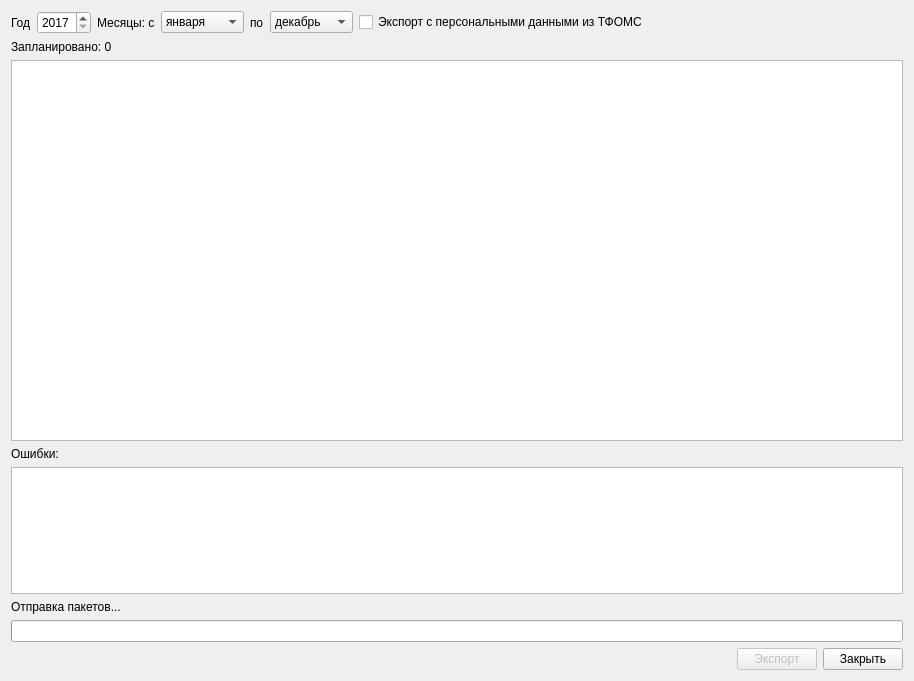
<?xml version="1.0" encoding="UTF-8"?>
<ui version="4.0">
 <class>ExportDispPlanDiagnosisDialog</class>
 <widget class="QDialog" name="ExportDispPlanDiagnosisDialog">
  <property name="geometry">
   <rect>
    <x>0</x>
    <y>0</y>
    <width>914</width>
    <height>681</height>
   </rect>
  </property>
  <property name="windowTitle">
   <string>Экспорт списка лиц, для которых запланированы диспансерные осмотры по заболеванию</string>
  </property>
  <layout class="QGridLayout" name="gridLayout_2">
   <item row="7" column="0">
    <layout class="QHBoxLayout" name="horizontalLayout">
     <item>
      <spacer name="horizontalSpacer">
       <property name="orientation">
        <enum>Qt::Horizontal</enum>
       </property>
       <property name="sizeHint" stdset="0">
        <size>
         <width>40</width>
         <height>20</height>
        </size>
       </property>
      </spacer>
     </item>
     <item>
      <widget class="QPushButton" name="btnExport">
       <property name="enabled">
        <bool>false</bool>
       </property>
       <property name="text">
        <string>Экспорт</string>
       </property>
      </widget>
     </item>
     <item>
      <widget class="QPushButton" name="btnClose">
       <property name="text">
        <string>Закрыть</string>
       </property>
      </widget>
     </item>
    </layout>
   </item>
   <item row="0" column="0">
    <layout class="QHBoxLayout" name="horizontalLayout_2">
     <item>
      <widget class="QLabel" name="label">
       <property name="text">
        <string>Год</string>
       </property>
      </widget>
     </item>
     <item>
      <widget class="QSpinBox" name="sbYear">
       <property name="minimum">
        <number>2017</number>
       </property>
       <property name="maximum">
        <number>9999</number>
       </property>
      </widget>
     </item>
     <item>
      <widget class="QLabel" name="label_2">
       <property name="text">
        <string>Месяцы: с</string>
       </property>
      </widget>
     </item>
     <item>
      <widget class="QComboBox" name="cmbMonthFrom">
       <property name="currentIndex">
        <number>0</number>
       </property>
       <item>
        <property name="text">
         <string>января</string>
        </property>
       </item>
       <item>
        <property name="text">
         <string>февраля</string>
        </property>
       </item>
       <item>
        <property name="text">
         <string>марта</string>
        </property>
       </item>
       <item>
        <property name="text">
         <string>апреля</string>
        </property>
       </item>
       <item>
        <property name="text">
         <string>мая</string>
        </property>
       </item>
       <item>
        <property name="text">
         <string>июня</string>
        </property>
       </item>
       <item>
        <property name="text">
         <string>июля</string>
        </property>
       </item>
       <item>
        <property name="text">
         <string>августа</string>
        </property>
       </item>
       <item>
        <property name="text">
         <string>сентября</string>
        </property>
       </item>
       <item>
        <property name="text">
         <string>октября</string>
        </property>
       </item>
       <item>
        <property name="text">
         <string>ноября</string>
        </property>
       </item>
       <item>
        <property name="text">
         <string>декабря</string>
        </property>
       </item>
      </widget>
     </item>
     <item>
      <widget class="QLabel" name="label_3">
       <property name="text">
        <string>по</string>
       </property>
      </widget>
     </item>
     <item>
      <widget class="QComboBox" name="cmbMonthTo">
       <property name="currentIndex">
        <number>11</number>
       </property>
       <item>
        <property name="text">
         <string>январь</string>
        </property>
       </item>
       <item>
        <property name="text">
         <string>февраль</string>
        </property>
       </item>
       <item>
        <property name="text">
         <string>март</string>
        </property>
       </item>
       <item>
        <property name="text">
         <string>апрель</string>
        </property>
       </item>
       <item>
        <property name="text">
         <string>май</string>
        </property>
       </item>
       <item>
        <property name="text">
         <string>июнь</string>
        </property>
       </item>
       <item>
        <property name="text">
         <string>июль</string>
        </property>
       </item>
       <item>
        <property name="text">
         <string>август</string>
        </property>
       </item>
       <item>
        <property name="text">
         <string>сентябрь</string>
        </property>
       </item>
       <item>
        <property name="text">
         <string>октябрь</string>
        </property>
       </item>
       <item>
        <property name="text">
         <string>ноябрь</string>
        </property>
       </item>
       <item>
        <property name="text">
         <string>декабрь</string>
        </property>
       </item>
      </widget>
     </item>
     <item>
      <widget class="QCheckBox" name="chkUseSocAttachments">
       <property name="enabled">
        <bool>true</bool>
       </property>
       <property name="text">
        <string>Экспорт с персональными данными из ТФОМС</string>
       </property>
      </widget>
     </item>
     <item>
      <spacer name="horizontalSpacer_2">
       <property name="orientation">
        <enum>Qt::Horizontal</enum>
       </property>
       <property name="sizeHint" stdset="0">
        <size>
         <width>40</width>
         <height>20</height>
        </size>
       </property>
      </spacer>
     </item>
    </layout>
   </item>
   <item row="6" column="0">
    <widget class="QProgressBar" name="pbExportProgress">
     <property name="format">
      <string>%v из %m</string>
     </property>
    </widget>
   </item>
   <item row="1" column="0">
    <widget class="QLabel" name="lblPlanCount">
     <property name="text">
      <string>Запланировано: 0</string>
     </property>
    </widget>
   </item>
   <item row="2" column="0">
    <widget class="CTableView" name="tblDispPlan">
     <property name="sizePolicy">
      <sizepolicy hsizetype="Expanding" vsizetype="Expanding">
       <horstretch>0</horstretch>
       <verstretch>3</verstretch>
      </sizepolicy>
     </property>
    </widget>
   </item>
   <item row="5" column="0">
    <widget class="QLabel" name="lblExportStatus">
     <property name="text">
      <string>Отправка пакетов...</string>
     </property>
    </widget>
   </item>
   <item row="4" column="0">
    <widget class="CTableView" name="tblDispPlanErrors">
     <property name="sizePolicy">
      <sizepolicy hsizetype="Expanding" vsizetype="Expanding">
       <horstretch>0</horstretch>
       <verstretch>1</verstretch>
      </sizepolicy>
     </property>
    </widget>
   </item>
   <item row="3" column="0">
    <widget class="QLabel" name="label_4">
     <property name="text">
      <string>Ошибки:</string>
     </property>
    </widget>
   </item>
  </layout>
 </widget>
 <customwidgets>
  <customwidget>
   <class>CTableView</class>
   <extends>QTableView</extends>
   <header>library/TableView.h</header>
  </customwidget>
 </customwidgets>
 <resources/>
 <connections/>
</ui>
